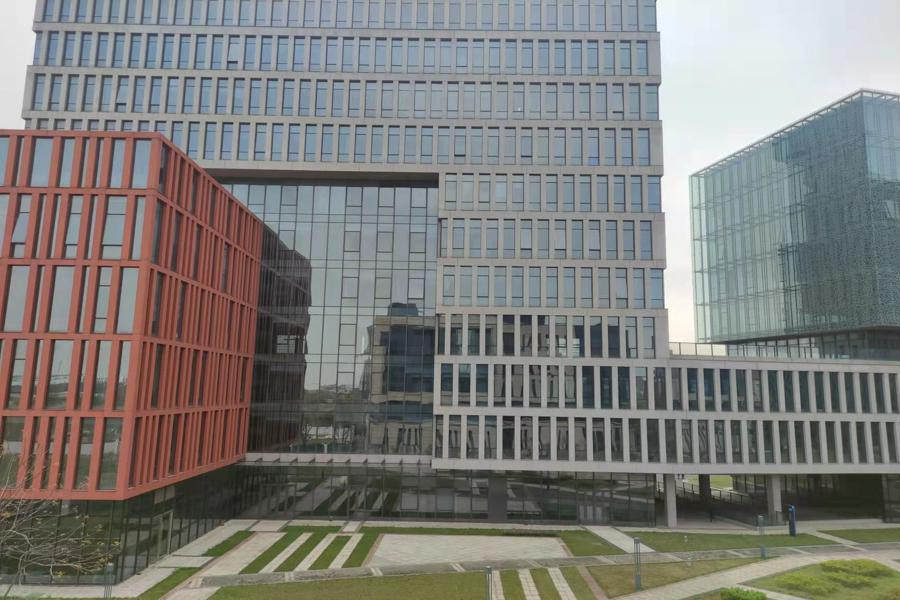
#> input picture project3/Images/3.jpg, 900 x 600 px
$ python main.py   (older library calls are emulated)
#> lines starting #> are read from the running program, lines starting #| are printed output that depends on the picture; after the words box and inside, x2 and y2 are one past the last pixel; in counts of white or black regions, pixels touching at a corner belong together
### project3/utils.py
import numpy as np
from PIL import Image
import os
import matplotlib.pyplot as plt
import cv2
plt.close('all')


# [5 lines left out: function PointsTransform, not called in this run]


def SiftKeypoints(image):
    sift = cv2.SIFT_create()
    keypoints, features = sift.detectAndCompute(image, None)

    return keypoints, features


def MatchPoints(features1, features2, threshold=0.4):
    bf = cv2.BFMatcher()
    matches = bf.knnMatch(features1, features2, k=2)

    goodMatch = []
    for m, n in matches:
        if m.distance < threshold * n.distance:
            goodMatch.append(m)

    if len(goodMatch) < 10:
        return MatchPoints(features1, features2, threshold + 0.1)
    else:
        return goodMatch


def ComputeH(pointsMove, pointsFixed):
    H, status = cv2.findHomography(pointsMove, pointsFixed, cv2.RANSAC, 4)

    return H

def AffineMatrix(imageFixed, imageMove):
    # sift feature extract
    keypointsFixed, featuresFixed = SiftKeypoints(imageFixed)
    keypointsMove, featuresMove = SiftKeypoints(imageMove)

    # match points
    goodMatch = MatchPoints(featuresFixed, featuresMove)
    pointsFixed = np.float32([keypointsFixed[m.queryIdx].pt for m in goodMatch]).reshape(-1, 1, 2)
    pointsMove = np.float32([keypointsMove[m.trainIdx].pt for m in goodMatch]).reshape(-1, 1, 2)

    # affine matrix
    H = ComputeH(pointsMove, pointsFixed)

    return H


def warpImage(im, H, outSize):
    imwarped = cv2.warpPerspective(im, H, outSize, flags=cv2.INTER_LINEAR)

    return imwarped

### project3/main.py
import numpy as np
from PIL import Image
import os
import matplotlib.pyplot as plt
import cv2
import utils

plt.close('all')

#%% Recover Homographies
imageNames = ['1.jpg', '2.jpg', '4.jpg']
fixName = '3.jpg'
imFixRGB = cv2.imread(os.path.join('Images', fixName))
#> imFixRGB is the input picture: shape (600, 900, 3); mean B, G, R 122.3, 125.4, 126.7
imFixGray = cv2.cvtColor(imFixRGB, cv2.COLOR_BGR2GRAY)

imagesRBG, imagesGray = [], []
for f in imageNames:
    im = cv2.imread(os.path.join('Images', f))
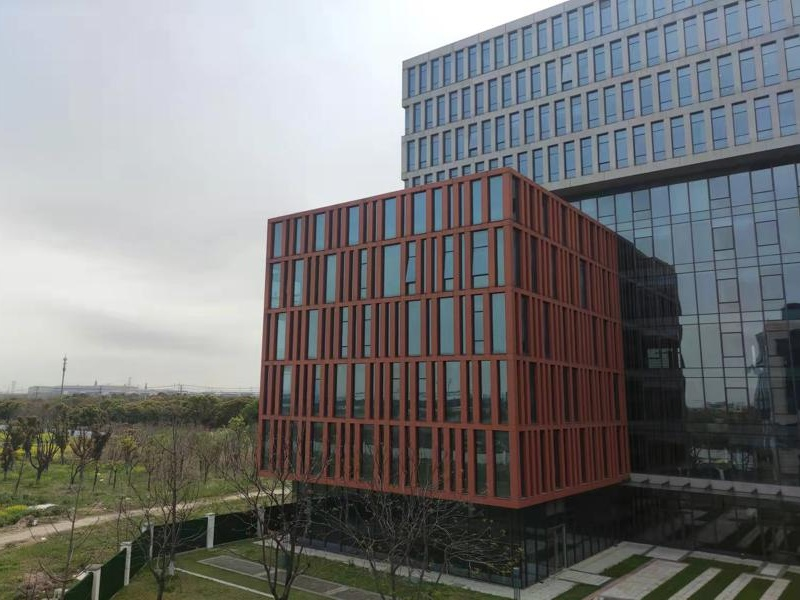
#> input picture project3/Images/1.jpg, 800 x 600 px
#> im is the input picture: shape (600, 800, 3); mean B, G, R 119.4, 119.3, 119.3
    imagesRBG.append(im)
    imagesGray.append(cv2.cvtColor(im, cv2.COLOR_BGR2GRAY))

# compute the transformation matrix
Hs = []
for im in imagesGray:
    Hs.append(utils.AffineMatrix(imFixGray, im))
#> this loop made 3 passes
#> after the loop, Hs = [[[2.75, -0.29, -1013.6], [0.823, 2.28, -518.6], [0.00216, 2.76e-05, 1]], [[1.95, -0.142, -598], [0.41, 1.62, -252.1], [0.00105, -3.5e-06, 1]], [[0.413, 0.00973, 371.9], [-0.243, 0.755, 104.4], [-0.000609, -0.000112, 1]]]

#%% Warp the Images
xshift = 1400
yshift = 700
Hshift = np.array([[1, 0, xshift], [0, 1, yshift], [0, 0, 1]], dtype=np.float32) # shift matrix for adapting the view
targetImageSize = (3500, 2000)

imagesGrayWarped, imagesRGBWarped, imagesMaskWarped = [], [], []
for H, imGray, imRGB, f in zip(Hs, imagesGray, imagesRBG, imageNames):
    # warp gray image
    imGrayWarped = utils.warpImage(imGray, Hshift @ H, targetImageSize)
    imagesGrayWarped.append(imGrayWarped)
    # warp mask
    mask = imGray * 0 + 1
    maskWarped = utils.warpImage(mask, Hshift @ H, targetImageSize)
    imagesMaskWarped.append(maskWarped)
    # warp rgb image
    imRGBWarped = np.zeros([targetImageSize[1], targetImageSize[0], 3])
    for i in range(3):
        imRGBWarped[:, :, i] = utils.warpImage(imRGB[..., i], Hshift @ H, targetImageSize)
    imagesRGBWarped.append(imRGBWarped)

    cv2.imwrite('./Results/Warped_' + f[0] + '.png', np.dstack((imRGBWarped, 255 * maskWarped)))
#> this loop made 3 passes
#> f on passes 1 to 3: '1.jpg', '2.jpg', '4.jpg'
#> pass 1, in warpImage (call 3), `imwarped = cv2.warpPerspective(im, H, outSize, flags=cv2.INTER_LINEAR)`:
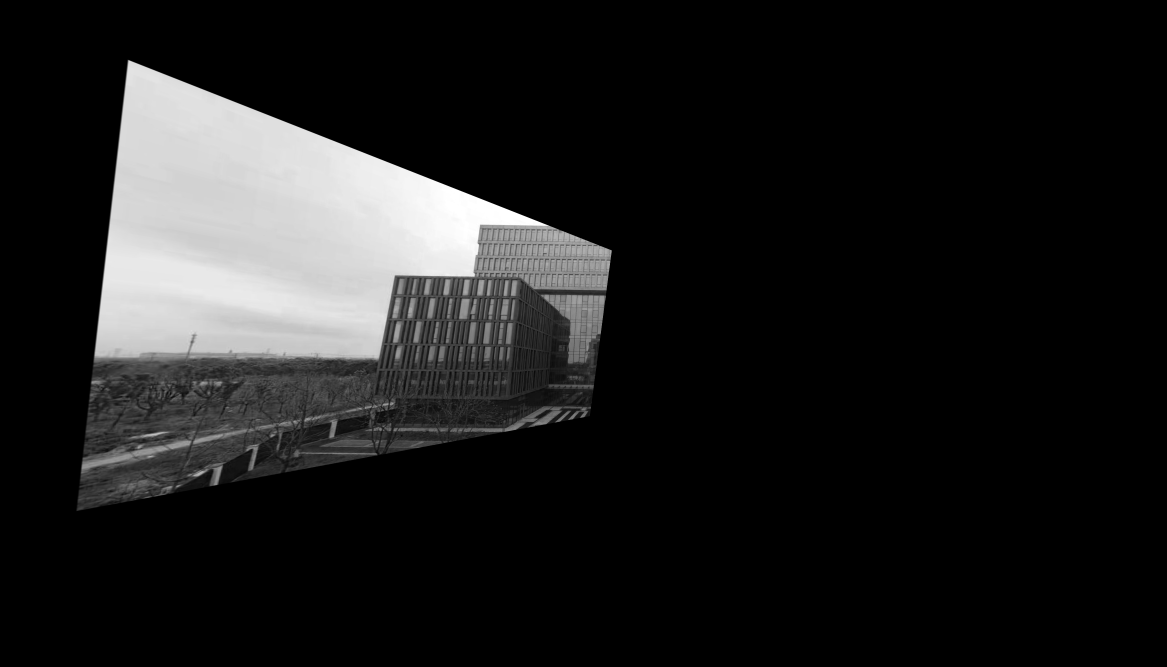
#> imwarped: shape (2000, 3500) (shown at 1/3 size); min 0, max 255, mean 29.1
#> after the loop:
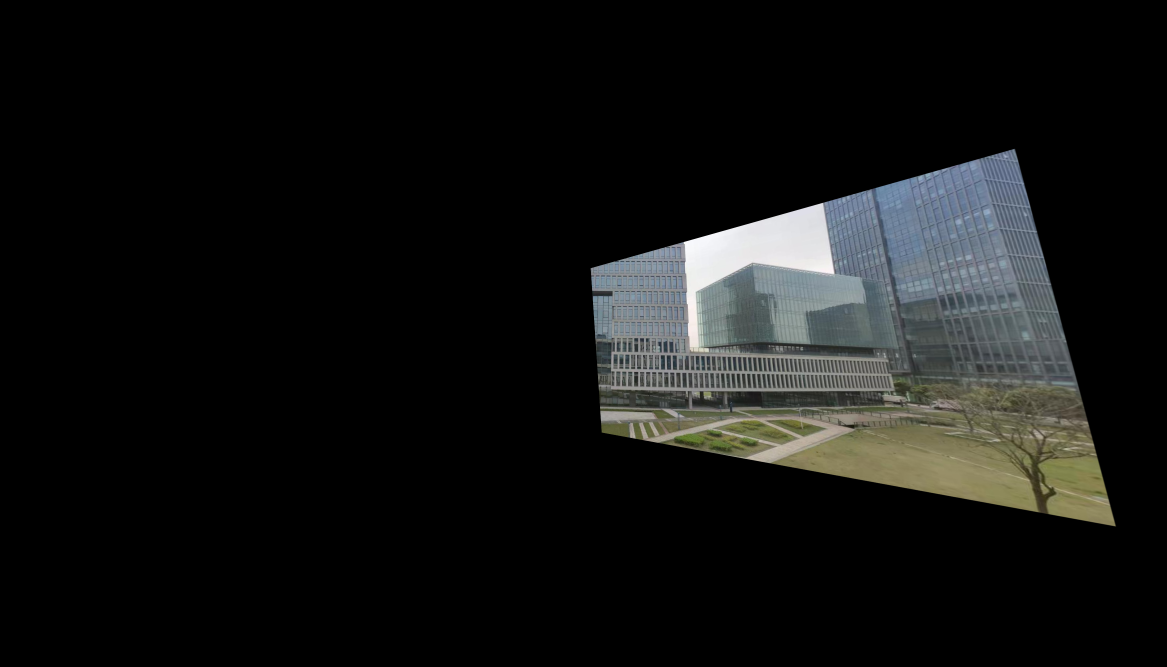
#> imRGBWarped: shape (2000, 3500, 3) float64 (shown at 1/3 size); mean B, G, R 19, 19.9, 19.1
#> after the loop: mask: shape (600, 900); every value is 1
#> after the loop, imagesGrayWarped = 3 items; imagesMaskWarped = 3 items; imagesRGBWarped = 3 items

# warp Fixed image
imFixGrayWarped = utils.warpImage(imFixGray, Hshift, targetImageSize)
mask = imFixGray * 0 + 1
imFixMaskWarped = utils.warpImage(mask, Hshift, targetImageSize)
#> in warpImage (call 17), `imwarped = cv2.warpPerspective(im, H, outSize, flags=cv2.INTER_LINEAR)`: imwarped: shape (2000, 3500); values 0 (black) and 1 (white), 7.7% white; 1 white region, box (x1, y1, x2, y2) and area: (1400, 700, 2300, 1300) 540000
imFixRGBWarped = np.zeros([targetImageSize[1], targetImageSize[0], 3])
#> imFixRGBWarped: shape (2000, 3500, 3) float64; every value is 0
for i in range(3):
    imFixRGBWarped[:, :, i] = utils.warpImage(imFixRGB[..., i], Hshift, targetImageSize)
cv2.imwrite('./Results/Warped_' + fixName[0] + '.png', np.dstack((imFixRGBWarped, 255 * imFixMaskWarped)))

#%% Blend the images into a mosaic
# compute fusion weights. eg. if three images overlapes in a area, the weights of in each image should be 1/3
Gains = imFixMaskWarped.astype(np.float32)
for mask in imagesMaskWarped:
    Gains += mask.astype(np.float32)
#> this loop made 3 passes
plt.imshow(Gains)
Weights = Gains
Weights[Gains > 0] = 1 / Gains[Gains > 0]

# Fusion
imageMosaic = np.zeros([targetImageSize[1], targetImageSize[0], 3])
for i, (imRGBWarped, imMaskWarped) in enumerate(zip(imagesRGBWarped, imagesMaskWarped)):
    for c in range(3):
        imageMosaic[:, :, c] += imMaskWarped * Weights * imRGBWarped[:, :, c].astype(np.float32)
for c in range(3):
    imageMosaic[:, :, c] += imFixMaskWarped * Weights * imFixRGBWarped[:, :, c].astype(np.float32)
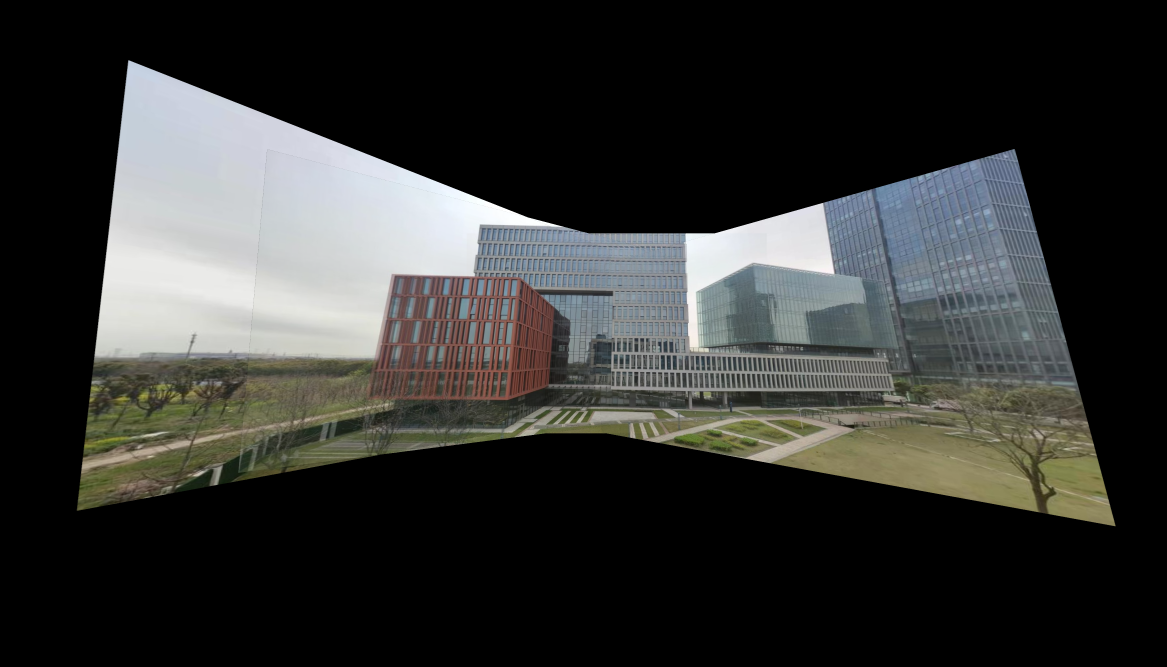
#> imageMosaic: shape (2000, 3500, 3) float64 (shown at 1/3 size); mean of channels 0, 1, 2 49.6, 51.4, 50.7; drawn as B, G, R
cv2.imwrite('./Results/Mosaic.png', np.dstack((imageMosaic, 255 * (Gains > 0))))

#%% Illustrasion
# Draw tranformed bbox on the Mosaic image
imageShow = imageMosaic *1.0
for (H, imGray) in zip(Hs, imagesGray):
    h, w = imGray.shape
    points = np.array([[0, 0], [0, h], [w, h], [w, 0], [0, 0]], dtype=np.float32)
    pointsTrans = np.hstack([points, np.ones([points.shape[0], 1])]) @ (Hshift @ H).T
    pointsTrans = np.array(pointsTrans[:,:2] / pointsTrans[:, 2:3], dtype=np.int)
    for i in range(pointsTrans.shape[0]-1):
        cv2.line(imageShow, pointsTrans[i, :], pointsTrans[i + 1, :], color=(255, 0, 0), thickness=5)
#> this loop made 3 passes
#> w on passes 1 to 3: 800, 900, 900
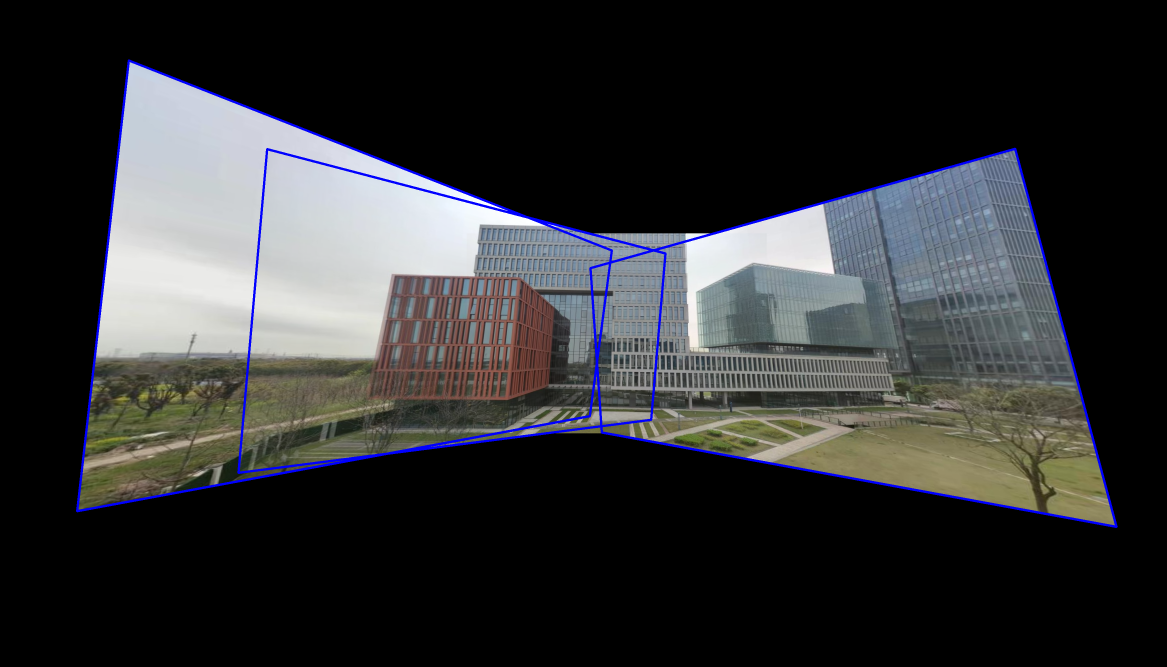
#> imageShow: shape (2000, 3500, 3) float64 (shown at 1/3 size); mean of channels 0, 1, 2 51.7, 50.1, 49.4; drawn as B, G, R

h, w = imFixGray.shape
points = np.array([[0, 0], [0, h], [w, h], [w, 0], [0, 0]], dtype=np.float32)
#> points = [[0, 0], [0, 600], [900, 600], [900, 0], [0, 0]]
pointsTrans = np.hstack([points, np.ones([points.shape[0], 1])]) @ Hshift.T
#> pointsTrans = [[1400, 700, 1], [1400, 1300, 1], [2300, 1300, 1], [2300, 700, 1], [1400, 700, 1]]
pointsTrans = np.array(pointsTrans[:, :2] / pointsTrans[:, 2:3], dtype=np.int)
#> pointsTrans = [[1400, 700], [1400, 1300], [2300, 1300], [2300, 700], [1400, 700]]
for i in range(pointsTrans.shape[0] - 1):
    cv2.line(imageShow, pointsTrans[i, :], pointsTrans[i + 1, :], color=(0, 0, 255), thickness=5)
cv2.imwrite('./Results/MosaicBoundry.png', np.dstack((imageShow, 255 * (Gains > 0))))
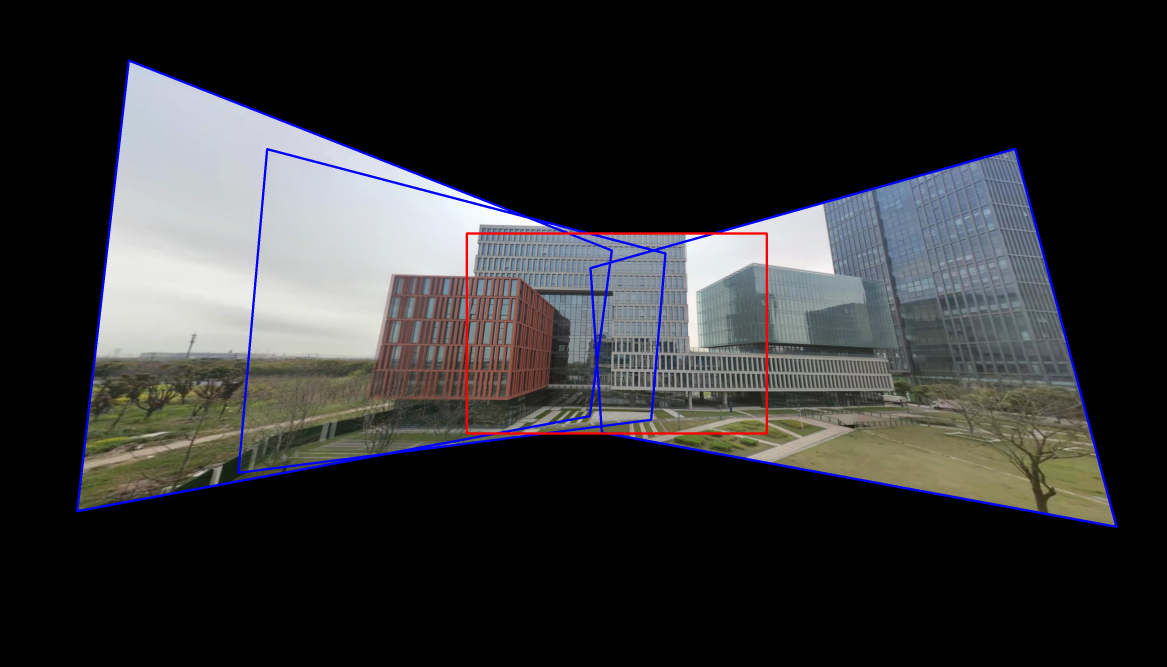
#> saved as MosaicBoundry.png: shape (2000, 3500, 4) (shown at 1/3 size); mean B, G, R, A 51.3, 49.7, 49.8, 93.9
